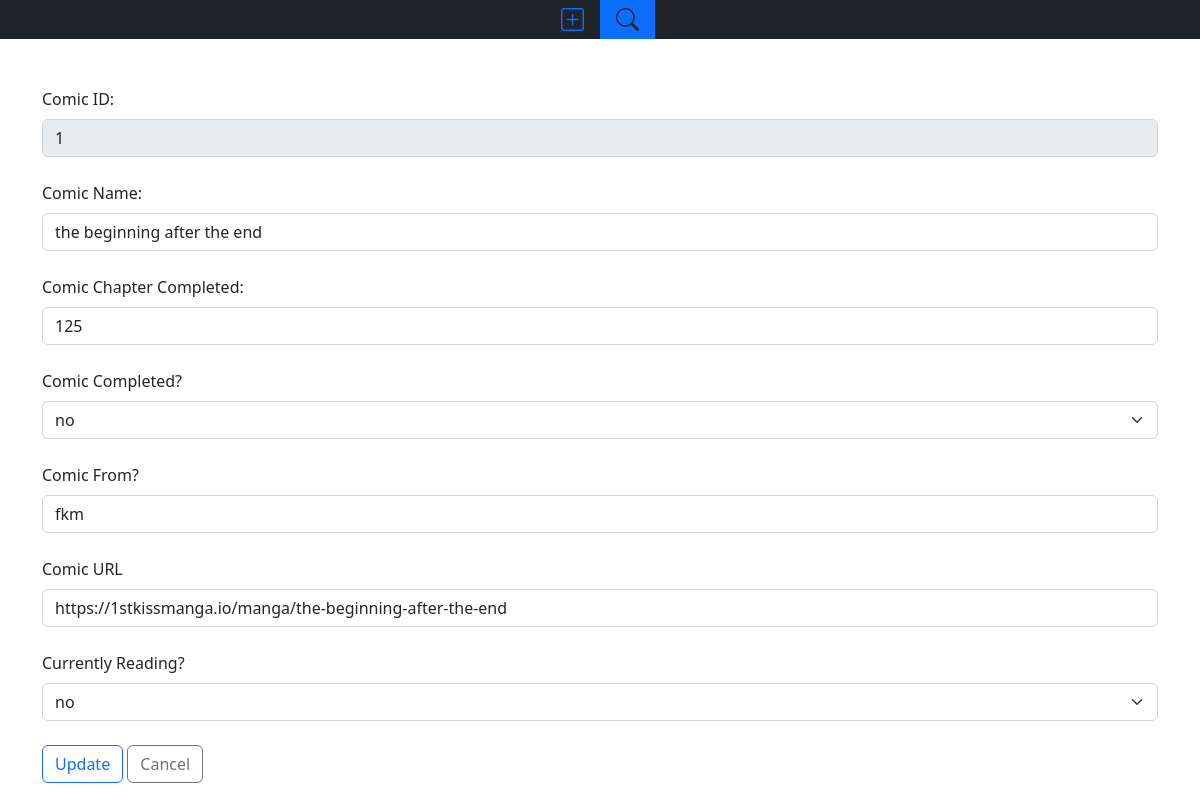
Screenshot of /update/1 with the database file from the repository.
### app.py (models this page shows, shortened)
class comics(db.Model):
    comic_id = db.Column(db.Integer(),primary_key=True)
    comic_name = db.Column(db.String(100),nullable=False)
    comic_chapter_completed = db.Column(db.Integer(),nullable=False)
    comic_completed = db.Column(db.String(5),nullable=False)
    comic_from = db.Column(db.String(10))
    comic_url = db.Column(db.String(100))
    comic_reading = db.Column(db.String(5),nullable=False)
    comic_like = db.Column(db.Integer(),nullable=False)

### app.py (the view)
@app.route('/update/<comicid>')
def updatecomic(comicid):
    query = select(comics).where(comics.comic_id == comicid)
    data = db.session.execute(query)
    return render_template('update.html',data = data.scalars().all()[0])

### templates/update.html (shortened to what this page needs)
{% extends 'navbar.html' %}
{% block add %}"nav-item"{% endblock add %}
{% block addtext %}"nav-link text-primary"{% endblock addtext %}
{% block search %}"nav-item bg-primary"{% endblock search %}
{% block searchtext %}"nav-link text-dark"{% endblock searchtext %}
{% block body %}
<div class="container">
    <div class = "row">
        <div class="col">
<form name="update_form" method="post" action="/doupdate">
    <label class='form-label'>Comic ID: </label><input type="text" name="comic_id_show" class="form-control" value='{{data.comic_id}}' disabled><br>
    <label class='form-label'> Comic Name: </label> <input type="text" name ='comic_name' class='form-control' value='{{data.comic_name}}'><br>
    <label class='form-label'>Comic Chapter Completed:</label> <input type = "number" name="chapter_chap_completed"class='form-control' value={{data.comic_chapter_completed}}><br>
    {% if data.comic_completed == 'no' %}
        <label class='form-label'>Comic Completed?</label>  <select class='form-select' id="scc" onchange="document.getElementById('cc').value = document.getElementById('scc').value;">
        <option value="no" selected >no</option>
    </select><br>{% endif %}
    <label class='form-label'>Comic From?</label> <input type="text" name="comic_from" class='form-control' value={{data.comic_from}}><br>
    <label class='form-label'>Comic URL </label><input type="text" name="comic_url" class='form-control' value={{data.comic_url}}><br>
    {% if data.comic_reading == 'no' %}
    <label class='form-label'>Currently Reading?</label> <select class='form-select' id="scr" onchange="document.getElementById('cr').value = document.getElementById('scr').value;">
        <option value="no" selected>no</option>
    </select><br>
    {% endif %}
    <button type="submit" class="btn btn-outline-primary">Update</button>
    <input type="button" value="Cancel" onclick="history.back()" class="btn btn-outline-secondary">
</form>
</div>
</div>
</div>
{% endblock body %}

### templates/navbar.html (style rules this page uses)
body { overflow: scroll; }

### rows the page displays
comics: comic_id_show "1", comic_name "the beginning after the end", chapter_chap_completed "125", comic_from "fkm", comic_url "https://1stkissmanga.io/manga/the-beginning-after-the-end"
